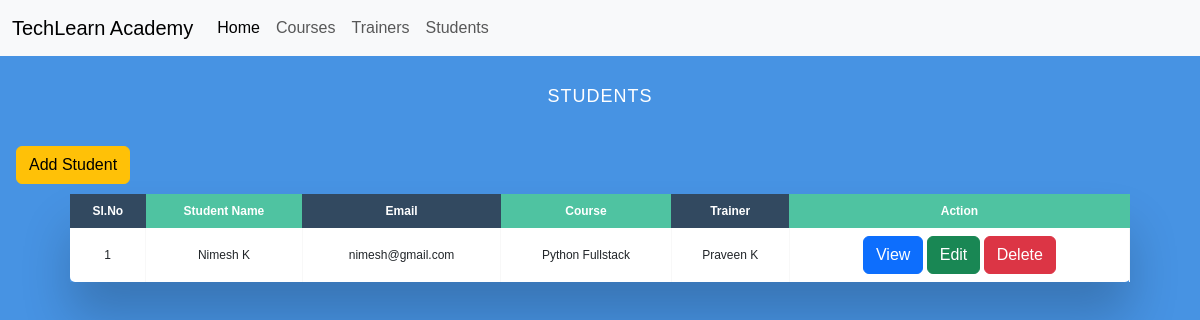
/academy/students (signed in), run on an earlier commit of the app's database.
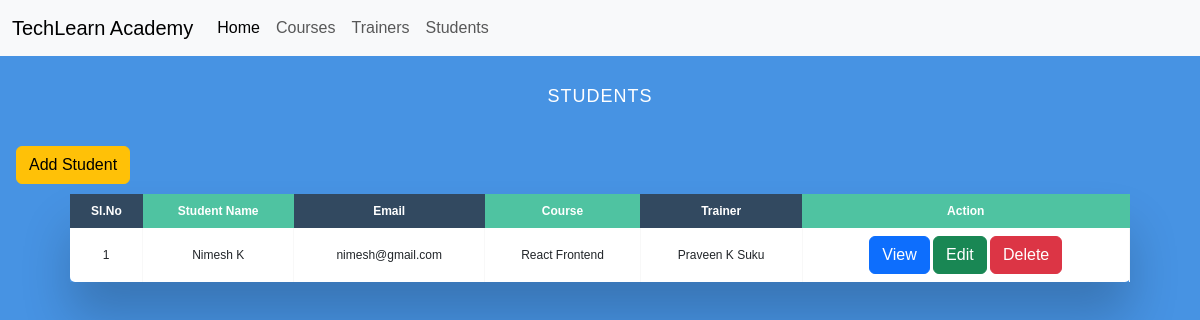
And on a later commit of the database.
### academy/models.py (models this page shows)
class Student(models.Model):
    First_name = models.CharField(max_length=50)
    Last_name = models.CharField(max_length=50)
    Email = models.EmailField(unique=True)
    Is_active = models.BooleanField()
    Enrolled_course = models.ForeignKey(Course,on_delete=models.SET_NULL,null=True)
    Trainer = models.ForeignKey(Trainer,on_delete=models.SET_NULL,null=True)
    def __str__(self):
        return f"{self.First_name} {self.Last_name}"

class Course(models.Model):
    Course_name = models.CharField(max_length=50)
    Description = models.TextField(max_length=250)
    Duration = models.PositiveIntegerField(help_text="Duration in weeks")
    Course_image = models.ImageField(upload_to='Course_image')
    def __str__(self):
        return self.Course_name

class Trainer(models.Model):
    First_name = models.CharField(max_length=50)
    Last_name = models.CharField(max_length=50)
    Email = models.EmailField(unique=True)
    Expertise = models.CharField(max_length=100)
    Trainer_photo = models.ImageField(upload_to="Trainer_photo")
    def __str__(self):
        return f"{self.First_name} {self.Last_name}"

### academy/views.py (the view)
# urls.py: path('students',views.students,name="students"),
@login_required
def students(request):
    student = Student.objects.all()
    context = {
        'student':student,
    }
    return render(request,'students.html',context)

### templates/students.html (shortened to what this page needs)
<!DOCTYPE html>
<html lang="en">
    {% load static %}
<head>
    <link href="https://cdn.jsdelivr.net/npm/bootstrap@5.3.8/dist/css/bootstrap.min.css" rel="stylesheet">
    <link rel="stylesheet" href="{% static 'css/style.css' %}">
</head>
<body>
    <nav class="navbar navbar-expand-lg bg-body-tertiary">
  <div class="container-fluid">
    <a class="navbar-brand" href="#">TechLearn Academy</a>
    <div class="collapse navbar-collapse" id="navbarSupportedContent">
      <ul class="navbar-nav me-auto mb-2 mb-lg-0">
        <li class="nav-item">
          <a class="nav-link active" aria-current="page" href="{% url "home" %}">Home</a>
        </li>
        <li class="nav-item">
          <a class="nav-link" href="{% url "courses" %}">Courses </a>
        </li>
        <li class="nav-item">
          <a class="nav-link " href="{% url "trainers" %}">Trainers </a>
        </li>
        <li class="nav-item">
          <a class="nav-link" href="{% url "students" %}">Students </a>
        </li>
      </ul>
    </div>
  </div>
</nav>
<section>
    <h2>Students</h2>
      <a class="btn btn-warning my-2 my-sm-0 m-3" href="{% url "add_student" %}"  type="submit">Add Student</a>
<div class="table-wrapper">
    <table class="fl-table">
        <thead>
        <tr>
            <th>Sl.No</th>
            <th> Student Name </th>
            <th> Email </th>
            <th> Course </th>
            <th> Trainer </th>
            <th> Action </th>
        </tr>
        </thead>
        {% for s in student %}
        <tr>
            <td>{{ forloop.counter }}</td>
            <td>{{ s }}</td>
            <td>{{ s.Email }}</td>
            <td>{{ s.Enrolled_course }}</td>
            <td>{{ s.Trainer }}</td>
             <td>
              <a class="btn btn-primary" href='{% url "view_student" s.id %}' > View </a>
              <a class="btn btn-success" href='{% url "edit_student" s.id %}' > Edit </a>
              <a class="btn btn-danger" href='{% url "delete_student" s.id %}'  > Delete </a>
            </td>
        </tr>
        {% endfor %}
    </table>
</div>
</section>
</body>
</html>

What changed in the data, as far as the page shows it:
changed Student "Nimesh K": Enrolled_course "Python Fullstack" → "React Frontend"; Trainer "Praveen K" → "Praveen K Suku"
